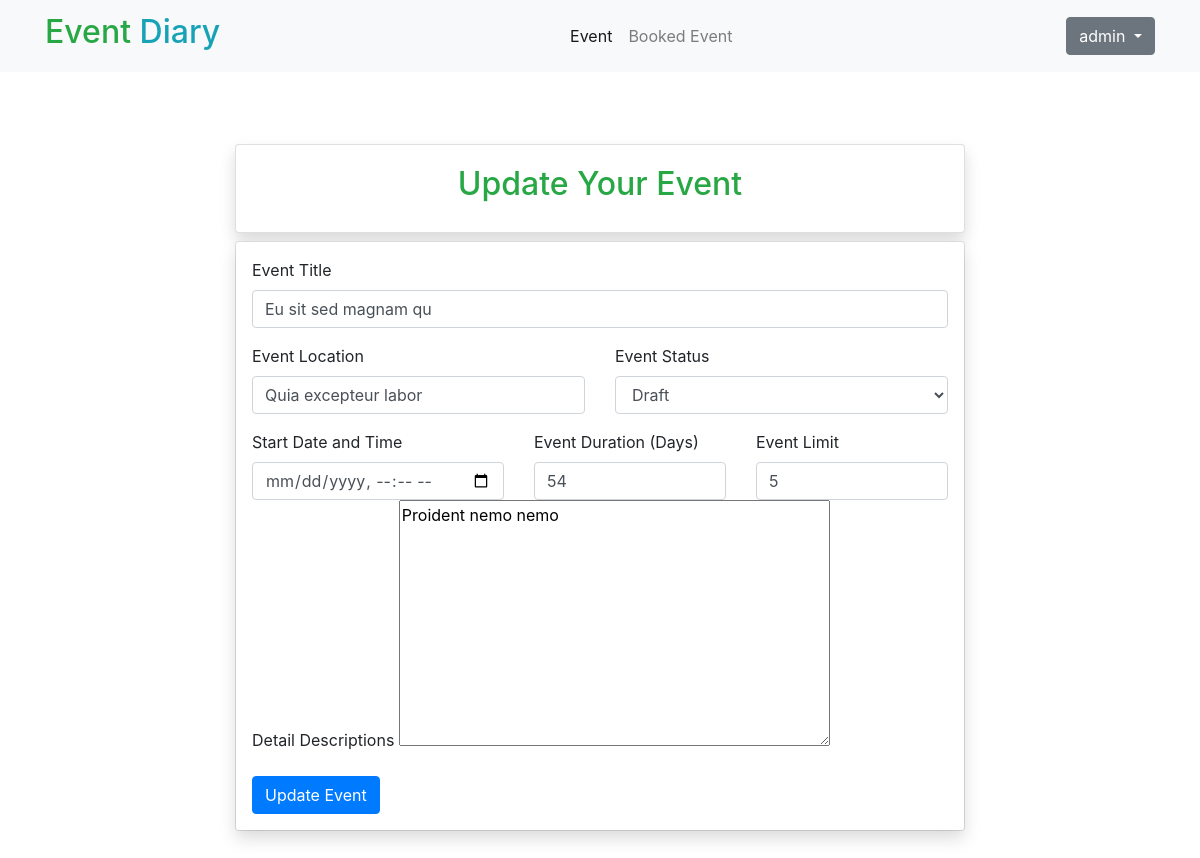
Page /event/2/update/ (signed in) on the committed database.
### event/models.py (models this page shows, shortened)
class Event(models.Model):
    STATUS_CHOICES = (
        ('draft', 'Draft'),
        ('published', 'Published'),
        ('cancelled', 'Cancelled'),
        ('complete', 'Complete'),
    )
    title = models.CharField(max_length=200)
    category = models.ForeignKey(Category, on_delete=models.CASCADE, related_name='events')
    venue = models.TextField(max_length=100)
    description = RichTextField()
    date = models.DateTimeField(default=timezone.now())
    duration = models.IntegerField(default=1)
    status = models.CharField(max_length=10, choices=STATUS_CHOICES, default='draft')
    author = models.ForeignKey(User, on_delete=models.CASCADE)
    participants = models.ManyToManyField(User, related_name='participants', blank=True, null=True)
    limit = models.IntegerField(default=5)
    created = models.DateTimeField(auto_now_add=True)
    updated = models.DateTimeField(auto_now=True)
    class Meta:
        ordering = ['-created']

### event/views.py (the view, shortened to what this page needs)
# urls.py: path("event/<int:event_id>/update/", views.update_event, name="update_event"),
def update_event(request, event_id):
    event = Event.objects.get(id=event_id)
    form = EventForm(instance=event)
    if request.user !=  event.author:
        return redirect('home')
    context = {
        'event': event,
        'form':form
    }
    return render(request, 'event/update_form.html', context)

### event/forms.py
class EventForm(forms.ModelForm):
    class Meta:
        model = Event
        exclude = ('author','status', 'participants','category')

### templates/event/update_form.html (shortened to what this page needs)
{% extends 'base.html' %}
{% block content %}
{% include 'includes/navbar.html' %}
<div class="container">
    <div class="row my-5">
        <div class="col-md-8 my-3 mx-auto">
            <div class="card my-2 card-body shadow">
                <h2 class="text-center fw-bold text-success ">Update Your Event</h2>
            </div>
            <div class="card">
                <div class="card-body p-3 shadow">
                    <form action="{% url 'update_event' event.id %}" method="POST">
                        <div class="form-group">
                            <label for="id_title">Event Title</label>
                            <input type="text" name="title" value="{{event.title}}" id="id_title" class="form-control">
                        </div>
                        <div class="row">
                            <div class="col">
                                <div class="form-group">
                                    <label for="id_venue">Event Location</label>
                                    <input type="text" name="venue" value="{{event.venue}}" id="id_venue" class="form-control">
                                </div>
                            </div>
                            <div class="col">
                                <label for="id_status">Event Status</label>
                                <select name="status" id="id_status" class="form-control" required>
                                    <option value="draft">Draft</option>
                                </select>
                            </div>
                        </div>
                        <div class="row">
                            <div class="col">
                                <label for="id_date">Start Date and Time</label>
                                <input type="datetime-local" name="date"  id="id_date" class="form-control" required>
                            </div>
                            <div class="col">
                                <label for="id_duration">Event Duration (Days)</label>
                                <input type="number" name="duration" value="{{event.duration}}" id="id_duration" class="form-control">
                            </div>
                            <div class="col">
                                <label for="id_limit">Event Limit</label>
                                <input type="number" name="limit" value="{{event.limit}}" id="id_limit" class="form-control">
                            </div>
                        </div>
                        <div class="form-group">
                            <label for="id_description">Detail Descriptions</label>
                             {{form.description}}
                        </div>
                        <input type="submit" value="Update Event" class="btn btn-primary">
                    </form>
                </div>
            </div>
        </div>
    </div>
</div>
{% endblock %}

### templates/includes/navbar.html (shortened to what this page needs)
<nav class="navbar navbar-expand-lg navbar-light  bg-light">
    <div class="container">
        <a class="navbar-brand" href="#">
            <h2 class="">
                <span class="fw-bold fs-1 text-success">Event</span>
                <span class="text-info">Diary</span>
            </h2>
        </a>
        <div class="collapse navbar-collapse  d-flex justify-content-center" id="navbarSupportedContent">
            <ul class="navbar-nav me-auto mb-2 mb-lg-0 ">
                <li class="nav-item">
                    <a class="nav-link active" aria-current="page" href="{% url 'home' %}">Event</a>
                </li>
                {% if request.user.is_authenticated %}
                <li class="nav-item">
                    <a class="nav-link" href="{% url 'booked_event' %}">Booked Event</a>
                </li>
                {% endif %}
            </ul>
        </div>
        <div class="d-flex">
            {% if request.user.is_authenticated %}
            <div class="dropdown">
                <button class="btn btn-secondary dropdown-toggle" type="button" id="dropdownMenuButton1"
                    data-bs-toggle="dropdown" aria-expanded="false">
                    {{request.user.username}}
                </button>
            </div>
            {% else %}
            <a href="{% url 'login' %}" class="btn btn-info ">Login</a>
            {% endif %}
        </div>
    </div>
</nav>

### rows in the picture
Event: title "Eu sit sed magnam qu", venue "Quia excepteur labor", duration "54", limit "5", description "Proident nemo nemo"

### other values in the picture
{{ request.user.username }} "admin"
